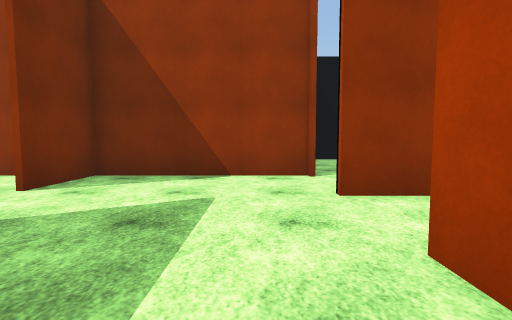
View 1 (above)

15 first-person views from a walk through a Unity game level. The camera is 1.26 m above the floor, tilts 4° down and sees 85° across. The floor is counted in squares, 1.44 m on a side. Each view is taken from the middle of a square. On the plan, view 1 faces up. The plan holds only what a view shows up to about 11 squares ahead; the rest is blank. The player character is not drawn. Surface patterns are stand-ins for the level's own textures.

View 2
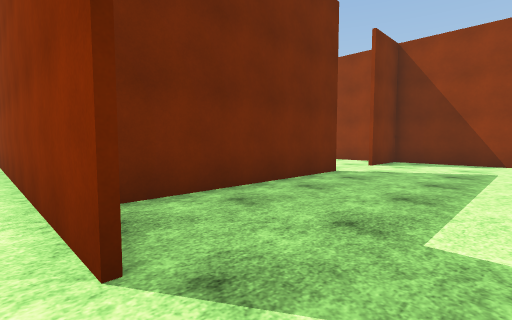

View 3
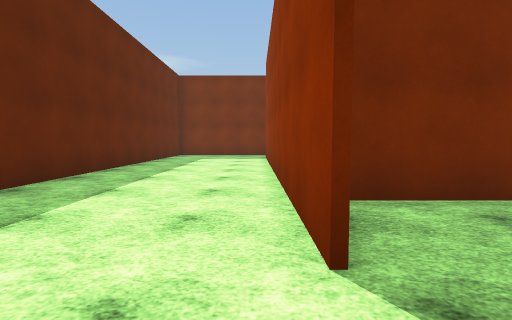

View 4
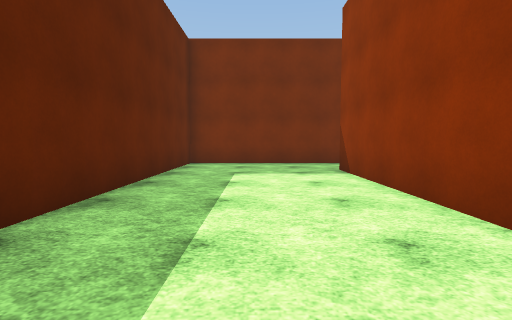

View 5
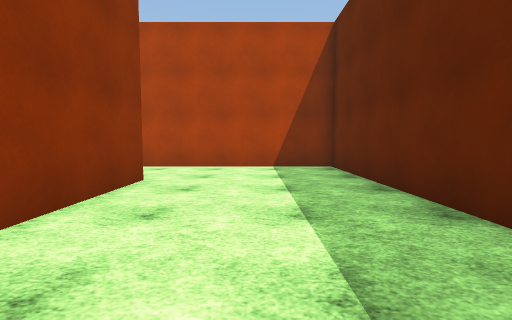

View 6
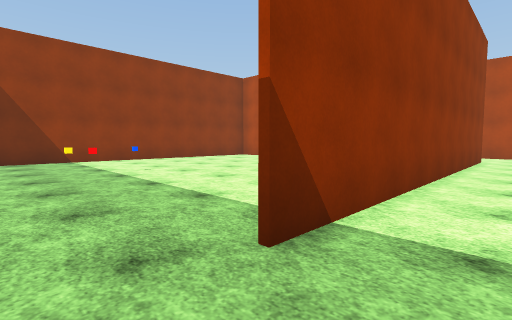

View 7
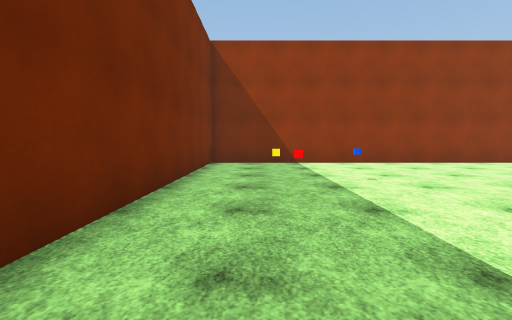

View 8
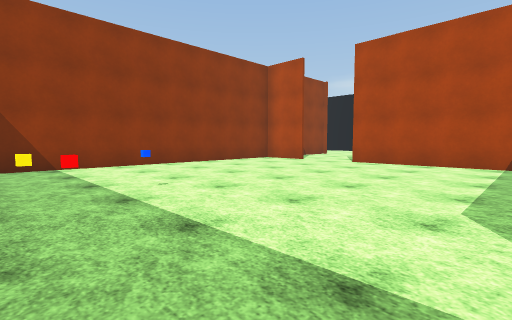

View 9
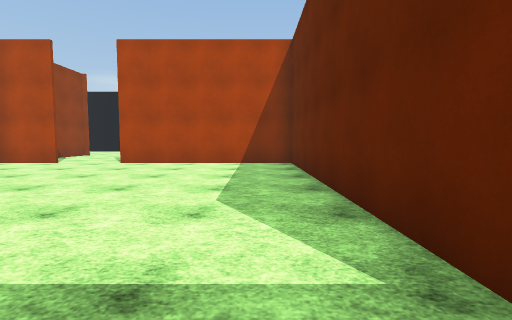

View 10
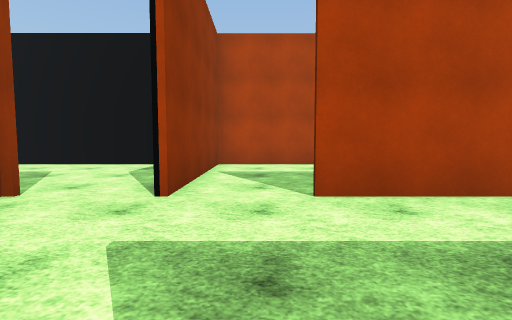

View 11
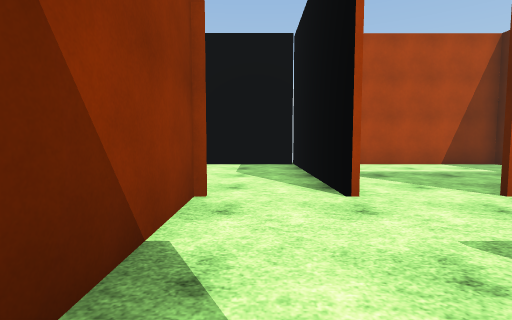

View 12
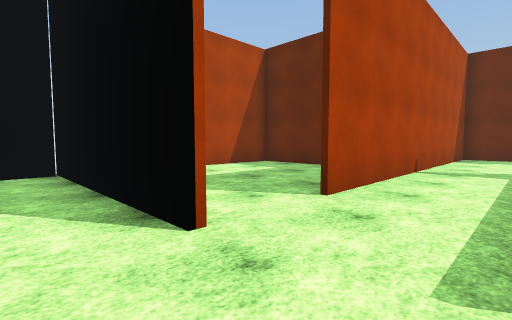

View 13
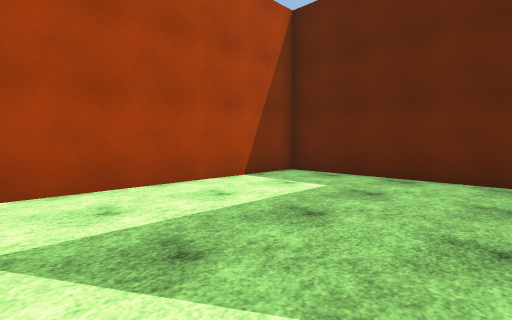

View 14
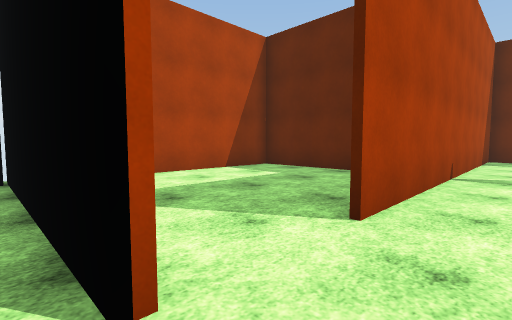

View 15
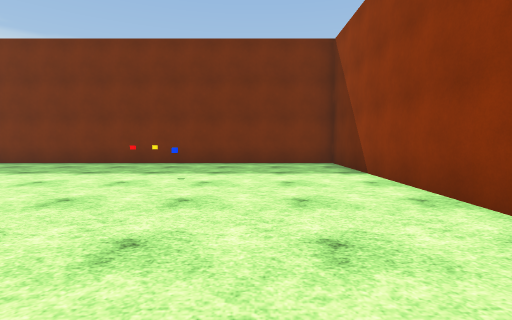

### Floor plan
Ten units are one square. View 1 is at (0, 0); x grows to the right and y downward. Boxes are objects, and circles mark ways between rooms. Rooms are numbered by the first view taken in them; rooms with no view inside come last. Other rooms are left out.
<svg viewBox="-173 -75 251 175">
<path fill="none" stroke="#000" d="M-40 -24 -40 37M-40 -70 -40 -48M5 -70 -39 -70M13 36 13 -21M-18 45 -144 45M-168 35 -168 95 13 95 13 36M-136 44 -41 44 -41 -24M-41 -48 -41 -70M-39 -70 -168 -70 -168 35M22 28 73 28 73 -44 12 -44"/>
<rect x="-155" y="-15" width="10" height="10" fill="#bbb"><title>cube</title></rect>
<rect x="-145" y="-5" width="10" height="10" fill="#bbb"><title>red cube</title></rect>
<rect x="-135" y="-25" width="10" height="10" fill="#bbb"><title>other object</title></rect>
<circle cx="-5" cy="30" r="3" fill="#2a7"/>
<circle cx="-40" cy="-35" r="3" fill="#2a7"/>
<circle cx="10" cy="-35" r="3" fill="#2a7"/>
<circle cx="-155" cy="40" r="3" fill="#2a7"/>
<text x="-20" y="-20">1</text>
<text x="-70" y="70">2</text>
<text x="-110" y="-20">3</text>
<text x="40" y="-10">4</text>
</svg>
Room 1 opens to room 2. Room 1 opens to room 3. Room 1 opens to room 4. Room 2 opens to room 3.

Where each view was taken, in squares from view 1:
view 1: 0 up, 0 right, facing up
view 2: 5 down, 0 right, facing up-left
view 3: 5 down, 0 right, facing left
view 4: 7 down, 6 left, facing left
view 5: 7 down, 8 left, facing right
view 6: 6 down, 16 left, facing up-right
view 7: 4 down, 15 left, facing up
view 8: 3 down, 15 left, facing up-right
view 9: 3 down, 15 left, facing right
view 10: 3 up, 3 left, facing right
view 11: 6 up, 3 left, facing right
view 12: 6 up, 1 left, facing down-right
view 13: 4 up, 2 right, facing down-right
view 14: 5 up, 0 right, facing down-right
view 15: 4 up, 6 left, facing left
